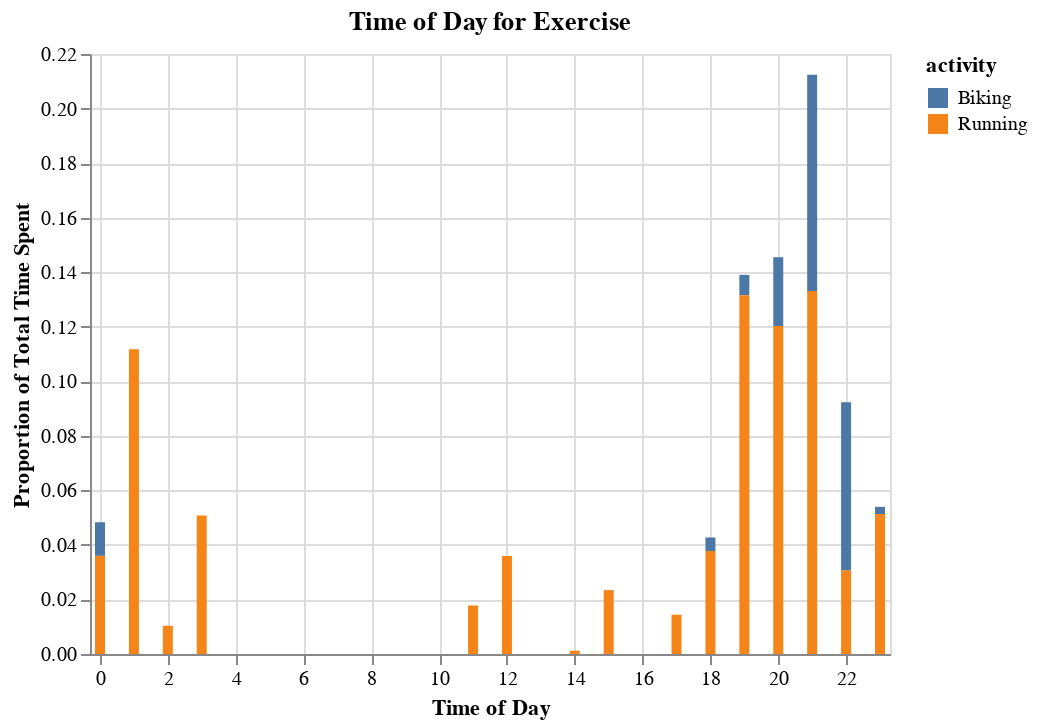

Notebook cell for this chart:
### Markdown cell above
Wow, the client gets out alot! Judging by the distances here, in the map, and in the describe function, they did alot of running in July and August, and began cycling in  September and October. As we answer our next question, let's take a look at aggregating the total time spent exercising, seperated by whether you were on the bike or running.

# What time do you exercise?

### Code cell
#Create a column for biking or running
running_mask = (data['timestamp'] - datetime(2019, 9, 5)).apply(lambda x: x.days) < 0
data['activity'] = ['Running' if event == True else 'Biking' for event in running_mask]
data['hour'] = data['timestamp'].apply(lambda x: x.hour)

#Sort by proportion of time spent each hour
time_proportion_hours = data.groupby(['activity', 'hour'])['date'].count()
time_proportion_hours = (time_proportion_hours/sum(time_proportion_hours)).reset_index()
time_proportion_hours['hour'] = time_proportion_hours['hour'].astype('int')
time_proportion_hours['date'] = time_proportion_hours['date'].astype('float64')

#Build a stacked bar chart
alt.Chart(time_proportion_hours).mark_bar().encode(
    x=alt.X('hour:Q', 
            scale=alt.Scale(domain=(0, 23)),
            axis = alt.Axis(title='Time of Day')),
    y=alt.Y('sum(date)',
            axis = alt.Axis(title='Proportion of Total Time Spent')),
    color='activity:N'
).properties(
    title='Time of Day for Exercise'
)

### Figure 1 — Vega-Lite specification as saved in the notebook (floating-point values rounded to 4 significant figures)
{"config": {"view": {"continuousWidth": 400, "continuousHeight": 300}}, "data": {"name": "data-8982b6212421cd23089041d039019300"}, "mark": "bar", "encoding": {"color": {"type": "nominal", "field": "activity"}, "x": {"type": "quantitative", "axis": {"title": "Time of Day"}, "field": "hour", "scale": {"domain": [0, 23]}}, "y": {"type": "quantitative", "aggregate": "sum", "axis": {"title": "Proportion of Total Time Spent"}, "field": "date"}}, "title": "Time of Day for Exercise", "$schema": "https://vega.github.io/schema/vega-lite/v4.8.1.json", "datasets": {"data-8982b6212421cd23089041d039019300": [{"activity": "Biking", "hour": 0, "date": 0.01233}, {"activity": "Biking", "hour": 18, "date": 0.004994}, {"activity": "Biking", "hour": 19, "date": 0.007479}, {"activity": "Biking", "hour": 20, "date": 0.02522}, {"activity": "Biking", "hour": 21, "date": 0.07924}, {"activity": "Biking", "hour": 22, "date": 0.0617}, {"activity": "Biking", "hour": 23, "date": 0.002657}, {"activity": "Running", "hour": 0, "date": 0.03599}, {"activity": "Running", "hour": 1, "date": 0.1118}, {"activity": "Running", "hour": 2, "date": 0.01036}, {"activity": "Running", "hour": 3, "date": 0.05083}, {"activity": "Running", "hour": 11, "date": 0.01779}, {"activity": "Running", "hour": 12, "date": 0.03594}, {"activity": "Running", "hour": 14, "date": 0.00123}, {"activity": "Running", "hour": 15, "date": 0.02342}, {"activity": "Running", "hour": 17, "date": 0.01442}, {"activity": "Running", "hour": 18, "date": 0.03774}, {"activity": "Running", "hour": 19, "date": 0.1315}, {"activity": "Running", "hour": 20, "date": 0.1203}, {"activity": "Running", "hour": 21, "date": 0.1331}, {"activity": "Running", "hour": 22, "date": 0.03065}, {"activity": "Running", "hour": 23, "date": 0.05129}]}}
